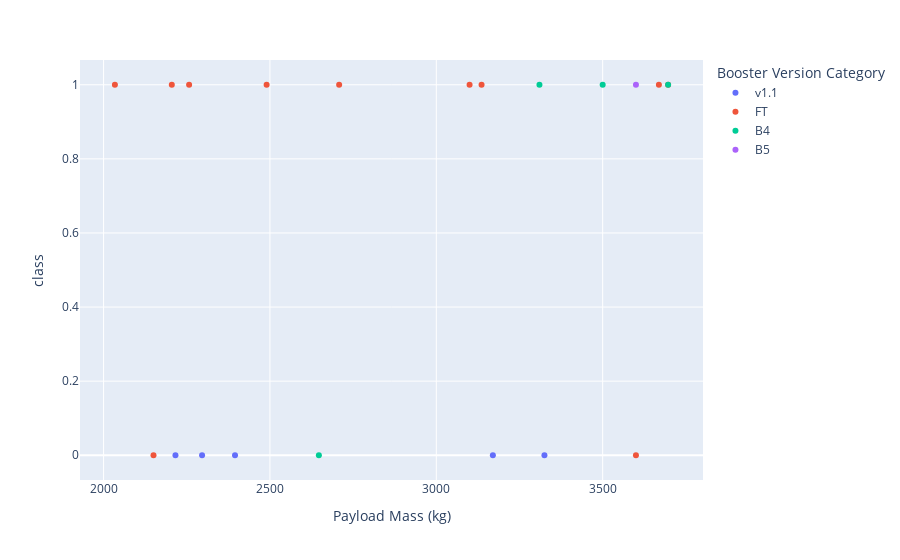

Here is the notebook cell this chart was saved with:
### Code cell
min_val = 2000
max_val =4000

range_spacex = spacex_df[(spacex_df['Payload Mass (kg)']>= min_val) & (spacex_df['Payload Mass (kg)']< max_val)]

fig = px.scatter(range_spacex, x='Payload Mass (kg)', y='class', color="Booster Version Category")
fig.show()

### Figure 1 — Plotly figure (JSON) as saved in the notebook; plotly's stock layout.template omitted (floating-point values rounded to 4 significant figures)
{"data": [{"hovertemplate": "Booster Version Category=v1.1<br>Payload Mass (kg)=%{x}<br>class=%{y}<extra></extra>", "legendgroup": "v1.1", "marker": {"color": "#636efa", "symbol": "circle"}, "mode": "markers", "name": "v1.1", "orientation": "v", "showlegend": true, "type": "scatter", "x": [3170, 3325, 2296, 2216, 2395], "xaxis": "x", "y": [0, 0, 0, 0, 0], "yaxis": "y"}, {"hovertemplate": "Booster Version Category=FT<br>Payload Mass (kg)=%{x}<br>class=%{y}<extra></extra>", "legendgroup": "FT", "marker": {"color": "#EF553B", "symbol": "circle"}, "mode": "markers", "name": "FT", "orientation": "v", "showlegend": true, "type": "scatter", "x": [2034, 3136, 3100, 3600, 2257, 2150, 2490, 3697.0, 2708, 3669, 2205], "xaxis": "x", "y": [1, 1, 1, 0, 1, 0, 1, 1, 1, 1, 1], "yaxis": "y"}, {"hovertemplate": "Booster Version Category=B4<br>Payload Mass (kg)=%{x}<br>class=%{y}<extra></extra>", "legendgroup": "B4", "marker": {"color": "#00cc96", "symbol": "circle"}, "mode": "markers", "name": "B4", "orientation": "v", "showlegend": true, "type": "scatter", "x": [3310, 3500, 3697.0, 2647], "xaxis": "x", "y": [1, 1, 1, 0], "yaxis": "y"}, {"hovertemplate": "Booster Version Category=B5<br>Payload Mass (kg)=%{x}<br>class=%{y}<extra></extra>", "legendgroup": "B5", "marker": {"color": "#ab63fa", "symbol": "circle"}, "mode": "markers", "name": "B5", "orientation": "v", "showlegend": true, "type": "scatter", "x": [3600], "xaxis": "x", "y": [1], "yaxis": "y"}], "layout": {"autosize": true, "legend": {"title": {"text": "Booster Version Category"}, "tracegroupgap": 0}, "margin": {"t": 60}, "xaxis": {"anchor": "y", "autorange": true, "domain": [0, 1], "range": [1934.0, 3797.0], "title": {"text": "Payload Mass (kg)"}, "type": "linear"}, "yaxis": {"anchor": "x", "autorange": true, "domain": [0, 1], "range": [-0.07743, 1.077], "title": {"text": "class"}, "type": "linear"}}}
